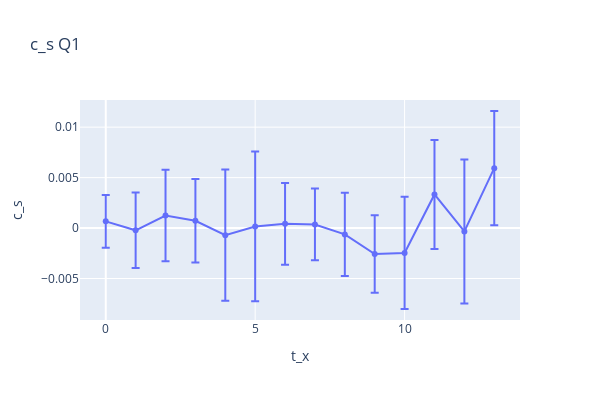

Notebook cell for this chart:
### Code cell
def plot_final_cs(cs_avg, cs_err, title='xxxxx'):
    fig = go.Figure()
#     for i, t_sep in enumerate(t_seps[3:]):
    fig.add_trace(
        go.Scatter(x=list(range(len(cs_avg))), y=cs_avg, error_y_array=cs_err)
    )
    fig.update_layout(title_text=title, width=600, height=400,
                     yaxis_title='c_s', xaxis_title='t_x')
    fig.update_layout()
    return fig

plot_final_cs(c_s_Q1_avg_avg_tsep, c_s_Q1_err_avg_tsep, title='c_s Q1').show()
# plot_final_cs(c_s_Q2_avg_avg_tsep, c_s_Q2_err_avg_tsep, title='c_s Q2').show()

### Figure 1 — Plotly figure (JSON) as saved in the notebook; plotly's stock layout.template omitted (floating-point values rounded to 4 significant figures)
{"data": [{"error_y": {"array": [0.00261, 0.003736, 0.004526, 0.004144, 0.006498, 0.007419, 0.004043, 0.003556, 0.004123, 0.003841, 0.00556, 0.005398, 0.007133, 0.005663]}, "type": "scatter", "x": [0, 1, 2, 3, 4, 5, 6, 7, 8, 9, 10, 11, 12, 13], "y": [0.0006652, -0.0002226, 0.001248, 0.0007261, -0.0007011, 0.0001588, 0.0004169, 0.000358, -0.0006288, -0.002566, -0.00246, 0.003336, -0.0003302, 0.005939]}], "layout": {"height": 400, "title": {"text": "c_s Q1"}, "width": 600, "xaxis": {"title": {"text": "t_x"}}, "yaxis": {"title": {"text": "c_s"}}}}
